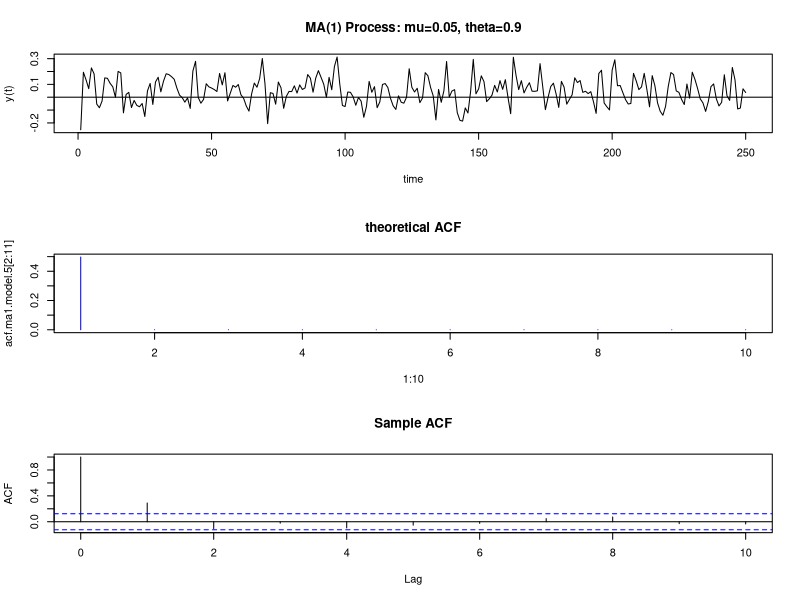
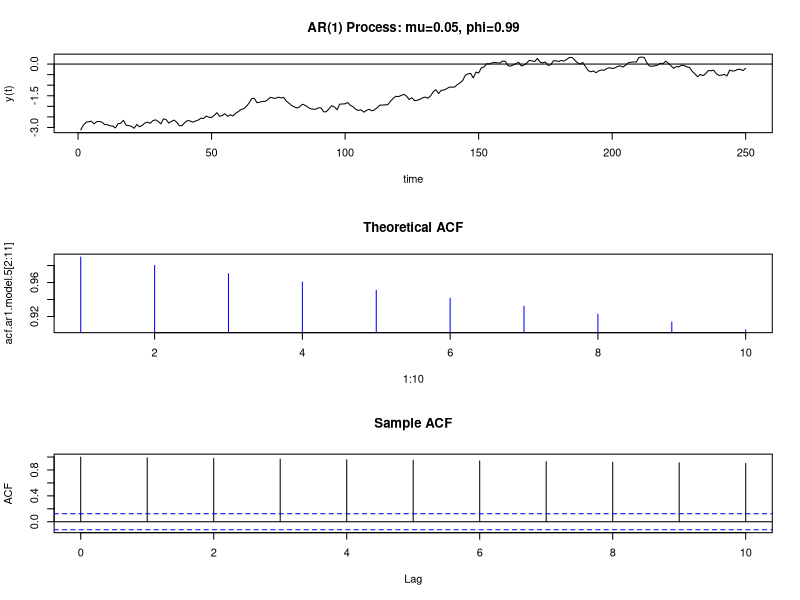

Here is the R script that generated these plots, in order:
# econ147lab4A_Hint.R     script file for econ 147 Homework 4 R Exercises A calculations
#

#
# simulate time series data
#

# simulate MA(1) process with theta > 0

ma1.model.5 = list(ma=0.5)
mu = 0.05
set.seed(123)
ma1.sim.5 = mu + arima.sim(model=ma1.model.5, n=250,
                         innov=rnorm(n=250, mean=0, sd=0.1))
acf.ma1.model.5 = ARMAacf(ma=0.9, lag.max=10)

par(mfrow=c(3,1))
	ts.plot(ma1.sim.5, main="MA(1) Process: mu=0.05, theta=0.9",
	       xlab="time",ylab="y(t)")
	abline(h=0)
	plot(1:10, acf.ma1.model.5[2:11], type="h", col="blue", main="theoretical ACF")
	tmp=acf(ma1.sim.5, lag.max=10, main="Sample ACF")
par(mfrow=c(1,1))

# do the same for the the MA model with theta = 0.9 and -0.9

# simulate AR(1) process with phi > 0
ar1.model.5 = list(ar=0.99)
mu = 0.05
set.seed(123)
ar1.sim.5 = mu + arima.sim(model=ar1.model.5, n = 250,
                         innov=rnorm(n=250, mean=0, sd=0.1))
acf.ar1.model.5 = ARMAacf(ar=0.99, lag.max=10)

par(mfrow=c(3,1))
	ts.plot(ar1.sim.5,main="AR(1) Process: mu=0.05, phi=0.99",
	       xlab="time",ylab="y(t)")
	abline(h=0)
	plot(1:10, acf.ar1.model.5[2:11], type="h", col="blue", main="Theoretical ACF")
	tmp=acf(ar1.sim.5, lag.max=10, main="Sample ACF")
par(mfrow=c(1,1))

# do the same for the model with phi = 0.9




